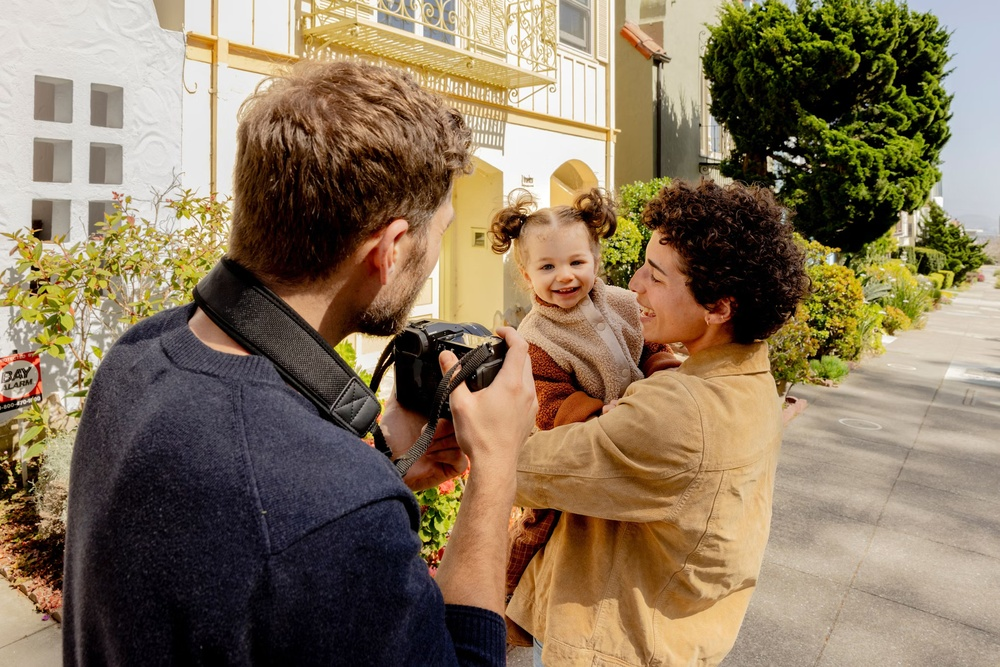
#> input picture example.jpg, 1000 x 667 px, shrunk from 2070 x 1381 before the run
$ python A2.py   (older library calls are emulated)
#> lines starting #> are read from the running program, lines starting #| are printed output that depends on the picture
# --------------------------------------------------------------
# Import necessary libraries for:
# 1. Image processing (OpenCV)
# 2. Numerical operations (NumPy)
# 3. Displaying images (Matplotlib)
# --------------------------------------------------------------
import cv2
import numpy as np
import matplotlib.pyplot as plt

# --------------------------------------------------------------
# Define a utility function to display images using Matplotlib.
# 1. Set up the figure size.
# 2. Check if image is grayscale or color.
# 3. Convert color images from BGR to RGB for correct rendering.
# 4. Set the plot title and hide the axis.
# 5. Display the image on the screen.
# --------------------------------------------------------------

def display_image(image, title="Image"):
    plt.figure(figsize=(8, 8))
    if len(image.shape) == 2:  # Grayscale image
        plt.imshow(image, cmap='gray')
    else:  # Color image
        image_rgb = cv2.cvtColor(image, cv2.COLOR_BGR2RGB)
        plt.imshow(image_rgb)
    plt.title(title)
    plt.axis('off')
    plt.show()
# --------------------------------------------------------------
# Define the main interactive function for edge detection.
# 1. Load an image from a specified path.
# 2. Convert it to grayscale.
# 3. Show the grayscale image to the user.
# 4. Present a menu of operations:
#    a) Sobel Edge Detection
#    b) Canny Edge Detection
#    c) Laplacian Edge Detection
#    d) Gaussian Smoothing
#    e) Median Filtering
#    f) Exit
# 5. Prompt the user to pick an option.
# 6. Perform the chosen operation and display the result.
# 7. Repeat until the user decides to exit.
# --------------------------------------------------------------


def interactive_edge_detection(image_path):
#> called with image_path = 'example.jpg'
    image=cv2.imread(image_path)
#> image is the input picture: shape (667, 1000, 3); mean B, G, R 92.9, 117.6, 135.7
    if image is None:
        print("Error: Could not load image. Please check the path.")
        return
    gray_image=cv2.cvtColor(image,cv2.COLOR_BGR2GRAY)
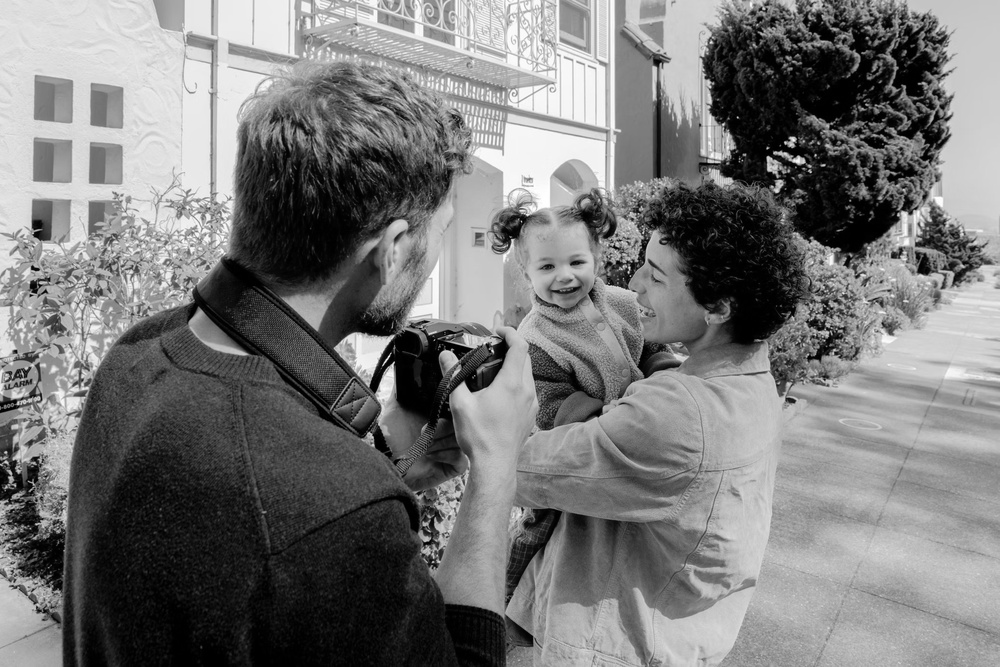
#> gray_image: shape (667, 1000); min 0, max 255, mean 120.2
    display_image(gray_image, "Original Grayscale Image")
    print("Select an option:")
    print("1. Sobel Edge Detection")
    print("2. Canny Edge Detection")
    print("3. Laplacian Edge Detection")
    print("4. Gaussian Smoothing")
    print("5. Median Filtering")
    print("6. Exit")

    while True:
        choice = input("Enter your choice (1-6): ")
        if choice == '1':
            # Sobel Edge Detection
            sobel_x = cv2.Sobel(gray_image, cv2.CV_64F, 1, 0, ksize=5)
            sobel_y = cv2.Sobel(gray_image, cv2.CV_64F, 0, 1, ksize=5)
            sobel_x = cv2.convertScaleAbs(sobel_x)
            sobel_y = cv2.convertScaleAbs(sobel_y)
            sobel_combined = cv2.bitwise_or(sobel_x, sobel_y)
            display_image(sobel_combined, "Sobel Edge Detection")

        elif choice == '2':
            # Canny Edge Detection
            lower_threshold = int(input("Enter lower threshold (e.g., 100): "))
            upper_threshold = int(input("Enter upper threshold (e.g., 200): "))
            canny_edges = cv2.Canny(gray_image, lower_threshold, upper_threshold)
            display_image(canny_edges, "Canny Edge Detection")

        elif choice == '3':
            # Laplacian Edge Detection
            laplacian = cv2.Laplacian(gray_image, cv2.CV_64F)
            laplacian = cv2.convertScaleAbs(laplacian)
            display_image(laplacian, "Laplacian Edge Detection")

        elif choice == '4':
            # Gaussian Smoothing
            kernel_size = int(input("Enter kernel size (odd number, e.g., 5): "))
            if kernel_size % 2 == 0:
                print("Kernel size must be an odd number.")
                continue
            gaussian_blurred = cv2.GaussianBlur(gray_image, (kernel_size, kernel_size), 0)
            display_image(gaussian_blurred, "Gaussian Smoothing")

        elif choice == '5':
            # Median Filtering
            kernel_size = int(input("Enter kernel size (odd number, e.g., 5): "))
            if kernel_size % 2 == 0:
                print("Kernel size must be an odd number.")
                continue
            median_filtered = cv2.medianBlur(gray_image, kernel_size)
            display_image(median_filtered, "Median Filtering")

        elif choice == '6':
            print("Exiting the program.")
            break
        else:
            print("Invalid choice. Please select a valid option (1-6).")
#> this loop made 7 passes; the answer given on pass 1: 1
#> pass 1, in interactive_edge_detection, `sobel_x = cv2.Sobel(gray_image, cv2.CV_64F, 1, 0, ksize=5)`:
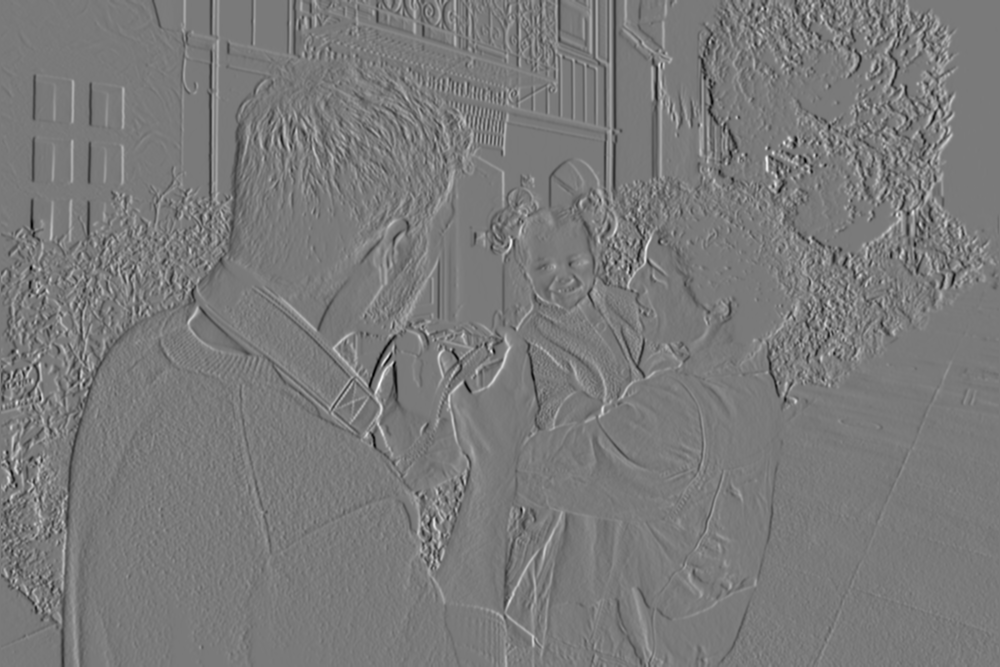
#> sobel_x: shape (667, 1000) float64; min -9154, max 9932, mean 0.6; drawn with min black and max white
#> pass 1, in interactive_edge_detection, `sobel_y = cv2.Sobel(gray_image, cv2.CV_64F, 0, 1, ksize=5)`:
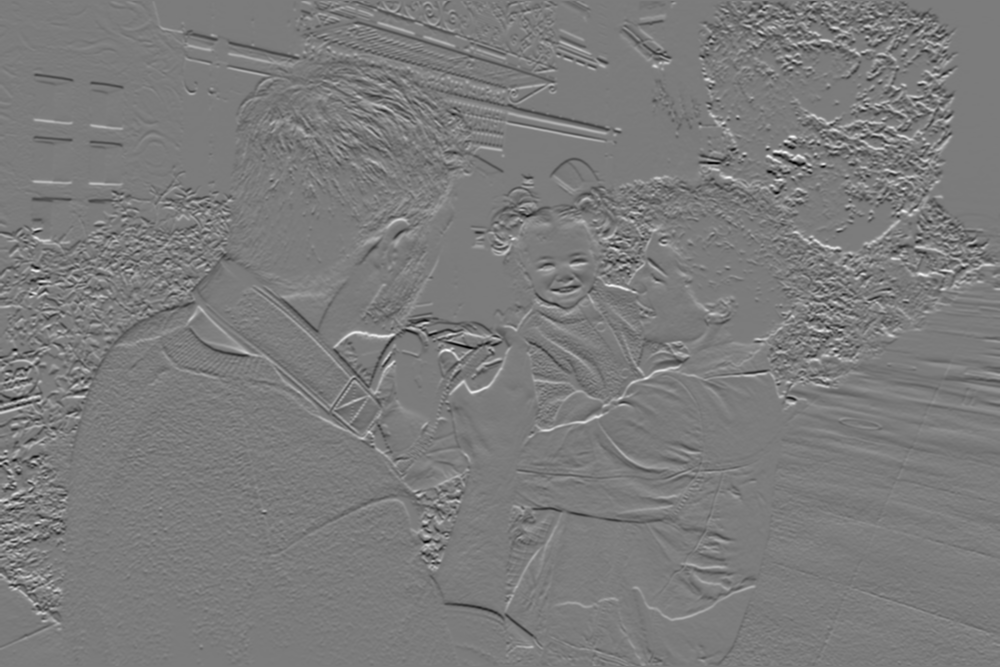
#> sobel_y: shape (667, 1000) float64; min -9164, max 9680, mean -18.8; drawn with min black and max white
#> pass 1, in interactive_edge_detection, `sobel_x = cv2.convertScaleAbs(sobel_x)`:
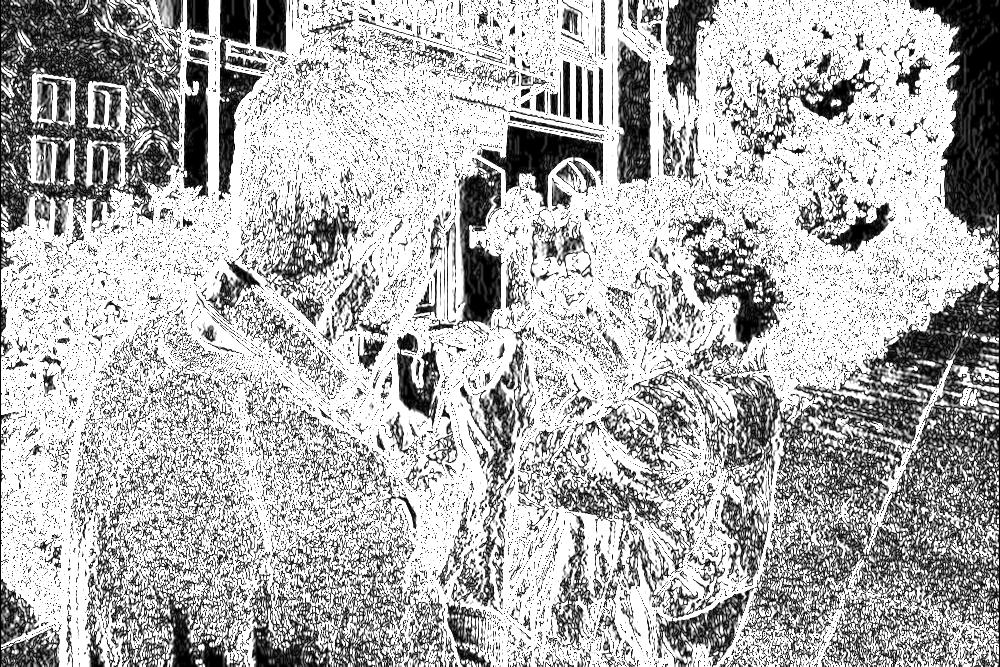
#> sobel_x: shape (667, 1000); min 0, max 255, mean 176.7
#> pass 1, in interactive_edge_detection, `sobel_y = cv2.convertScaleAbs(sobel_y)`:
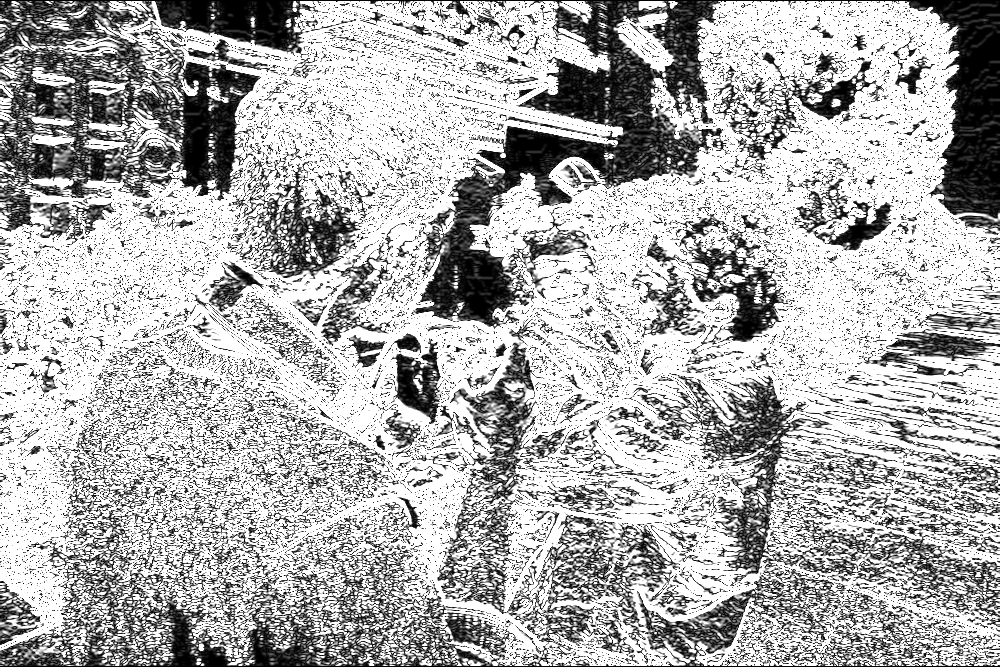
#> sobel_y: shape (667, 1000); min 0, max 255, mean 175.3
#> pass 1, in display_image (call 2), `plt.show()`:
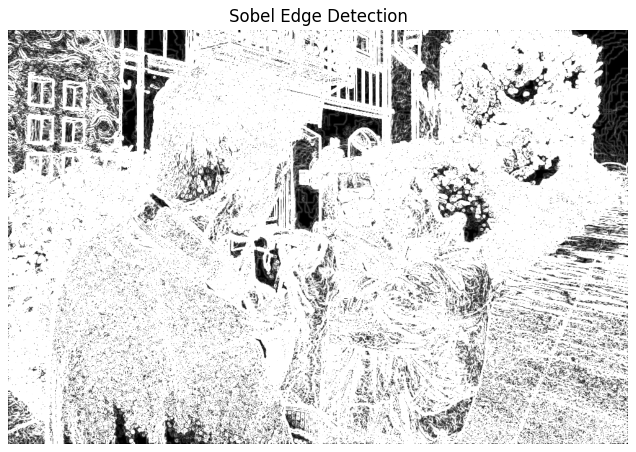
#> figure drawn by matplotlib, 1 panel
#> after the loop:
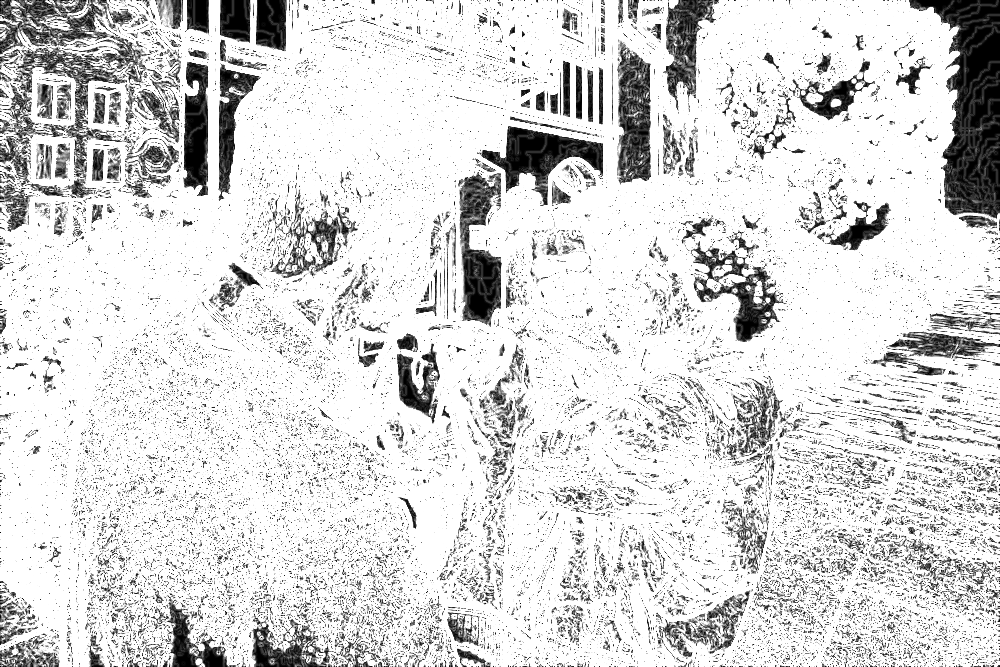
#> sobel_combined: shape (667, 1000); min 0, max 255, mean 215.8

#> (the run stopped early here; a loop or call above may not have finished)
